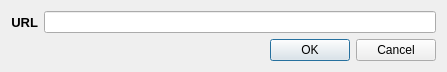
<?xml version="1.0" encoding="UTF-8"?>
<ui version="4.0">
 <class>VPlanURL</class>
 <widget class="QDialog" name="VPlanURL">
  <property name="windowModality">
   <enum>Qt::WindowModal</enum>
  </property>
  <property name="geometry">
   <rect>
    <x>0</x>
    <y>0</y>
    <width>447</width>
    <height>72</height>
   </rect>
  </property>
  <property name="contextMenuPolicy">
   <enum>Qt::NoContextMenu</enum>
  </property>
  <property name="windowTitle">
   <string>eBlackboard: Neue URL</string>
  </property>
  <property name="windowIcon">
   <iconset resource="logos.qrc">
    <normaloff>:/logo/img/fls_logo.ico</normaloff>:/logo/img/fls_logo.ico</iconset>
  </property>
  <property name="modal">
   <bool>true</bool>
  </property>
  <layout class="QVBoxLayout" name="verticalLayout">
   <item>
    <layout class="QFormLayout" name="formLayout">
     <property name="fieldGrowthPolicy">
      <enum>QFormLayout::ExpandingFieldsGrow</enum>
     </property>
     <item row="0" column="0">
      <widget class="QLabel" name="labURL">
       <property name="font">
        <font>
         <pointsize>10</pointsize>
         <weight>75</weight>
         <bold>true</bold>
         <kerning>true</kerning>
        </font>
       </property>
       <property name="frameShape">
        <enum>QFrame::NoFrame</enum>
       </property>
       <property name="text">
        <string notr="true">URL</string>
       </property>
       <property name="alignment">
        <set>Qt::AlignRight|Qt::AlignTrailing|Qt::AlignVCenter</set>
       </property>
       <property name="textInteractionFlags">
        <set>Qt::NoTextInteraction</set>
       </property>
      </widget>
     </item>
     <item row="0" column="1">
      <widget class="QLineEdit" name="url">
       <property name="inputMask">
        <string notr="true"/>
       </property>
       <property name="text">
        <string notr="true"/>
       </property>
      </widget>
     </item>
    </layout>
   </item>
   <item>
    <widget class="QDialogButtonBox" name="buttonBox">
     <property name="orientation">
      <enum>Qt::Horizontal</enum>
     </property>
     <property name="standardButtons">
      <set>QDialogButtonBox::Cancel|QDialogButtonBox::Ok</set>
     </property>
    </widget>
   </item>
  </layout>
 </widget>
 <resources>
  <include location="logos.qrc"/>
 </resources>
 <connections>
  <connection>
   <sender>buttonBox</sender>
   <signal>accepted()</signal>
   <receiver>VPlanURL</receiver>
   <slot>accept()</slot>
   <hints>
    <hint type="sourcelabel">
     <x>248</x>
     <y>254</y>
    </hint>
    <hint type="destinationlabel">
     <x>157</x>
     <y>274</y>
    </hint>
   </hints>
  </connection>
  <connection>
   <sender>buttonBox</sender>
   <signal>rejected()</signal>
   <receiver>VPlanURL</receiver>
   <slot>reject()</slot>
   <hints>
    <hint type="sourcelabel">
     <x>316</x>
     <y>260</y>
    </hint>
    <hint type="destinationlabel">
     <x>286</x>
     <y>274</y>
    </hint>
   </hints>
  </connection>
 </connections>
</ui>
